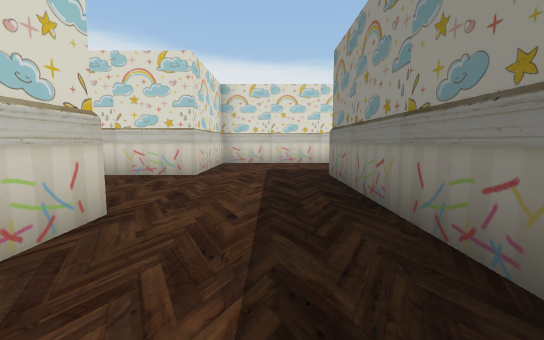
view 1 (above)

24 first-person views from a walk through a Unity game level. The camera is 1.3 m above the floor, tilts 6° down and sees 90° across. The floor is counted in squares, 2 m on a side. Each view is taken from the middle of a square. On the plan, view 1 faces up. The plan holds only what a view shows up to about 9 squares ahead; the rest is blank. The place goes on beyond the plan. The player character is not drawn. Some surface patterns are stand-ins.

view 2
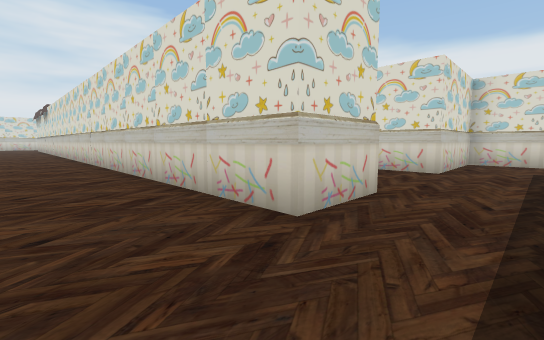

view 3
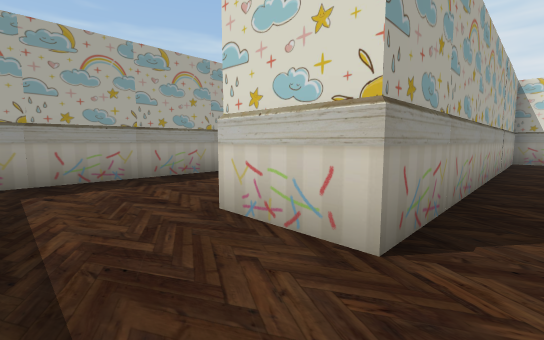

view 4
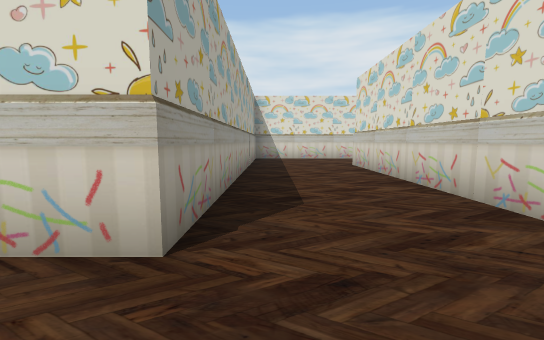

view 5
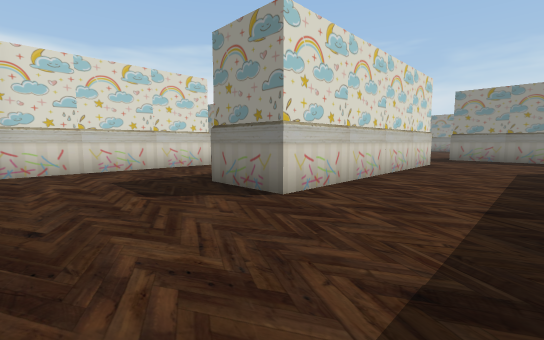

view 6
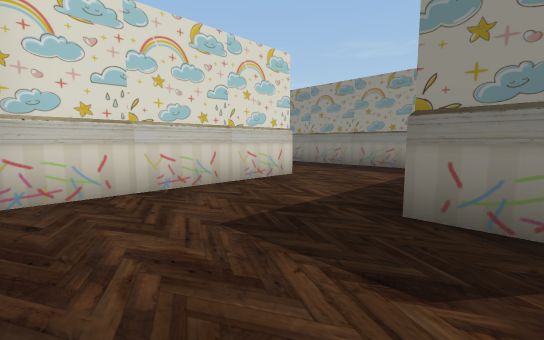

view 7
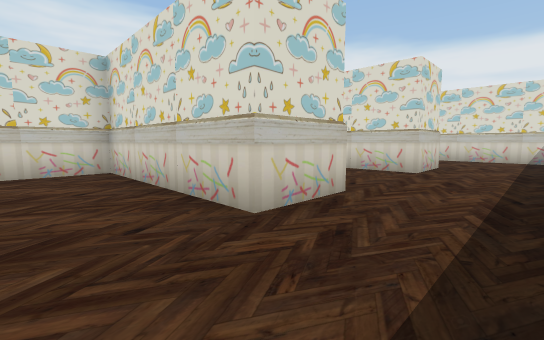

view 8
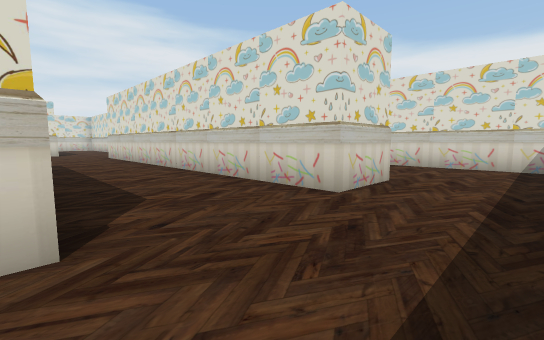

view 9
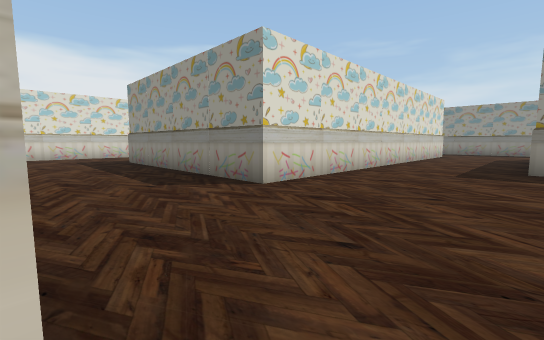

view 10
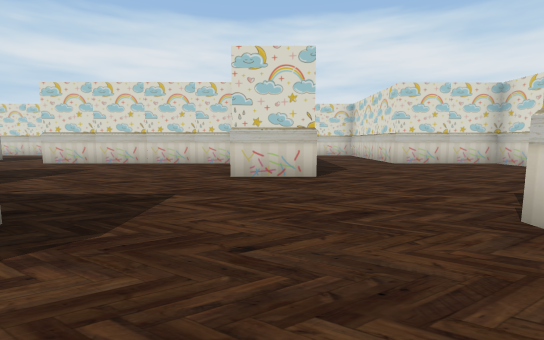

view 11
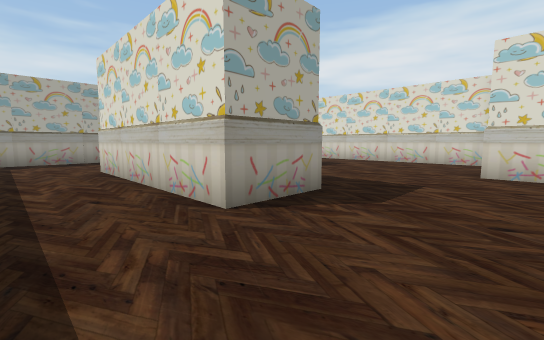

view 12
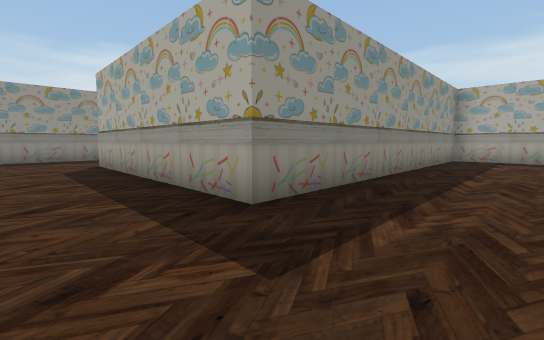

view 13
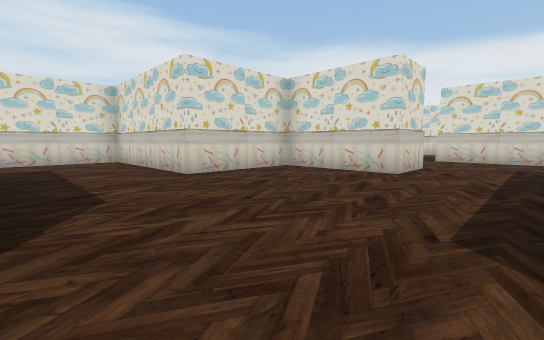

view 14
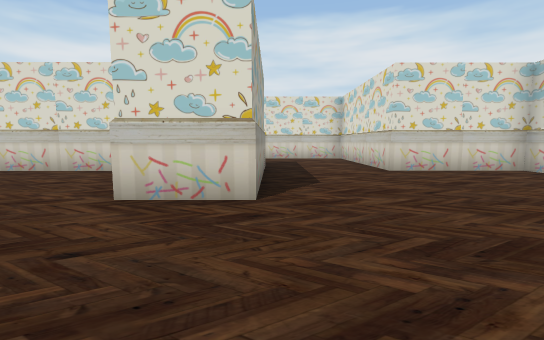

view 15
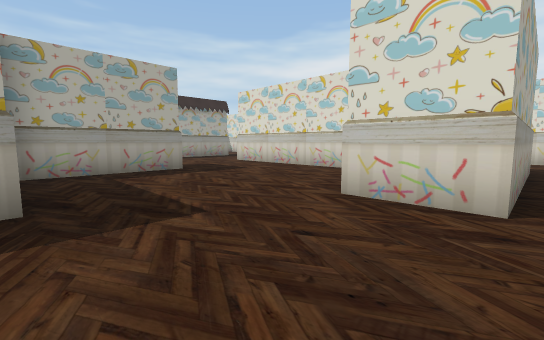

view 16
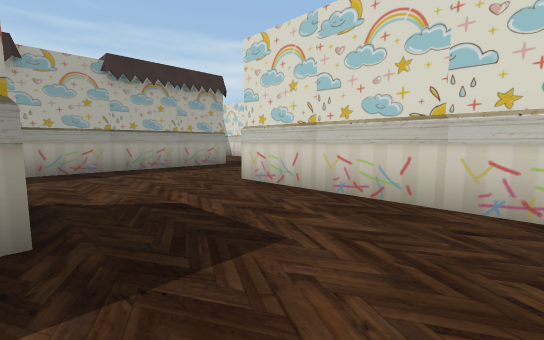

view 17
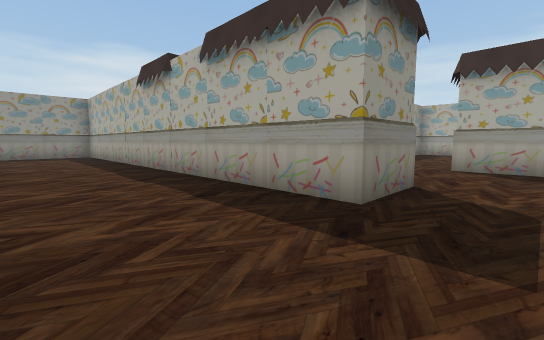

view 18
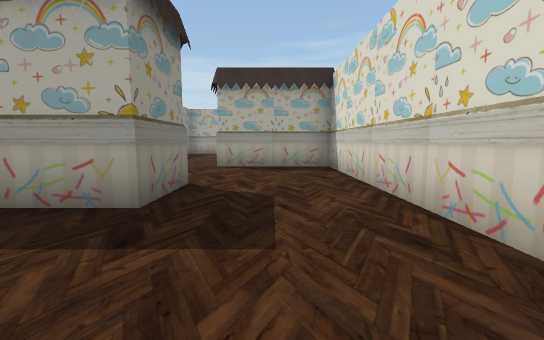

view 19
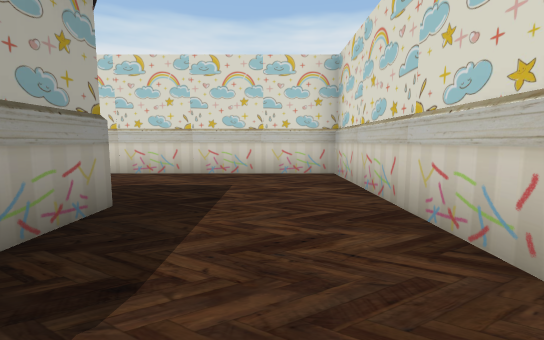

view 20
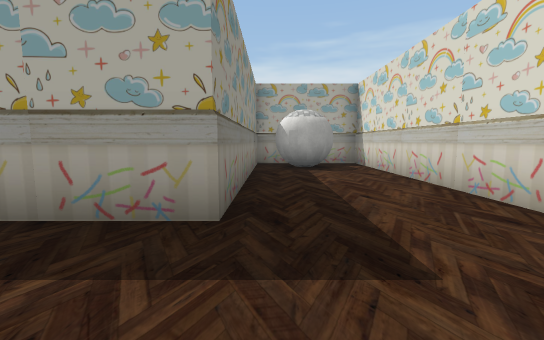

view 21
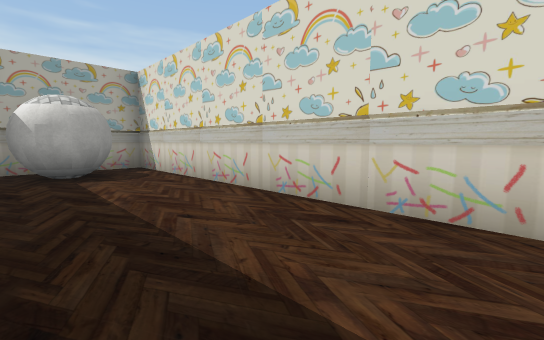

view 22
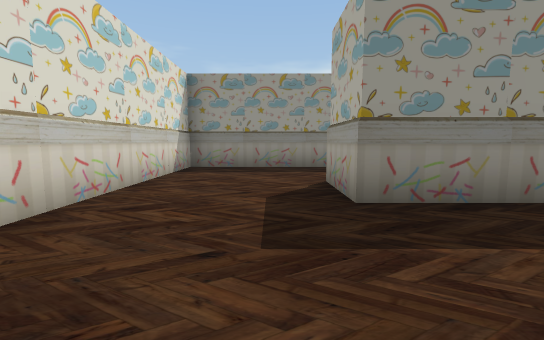

view 23
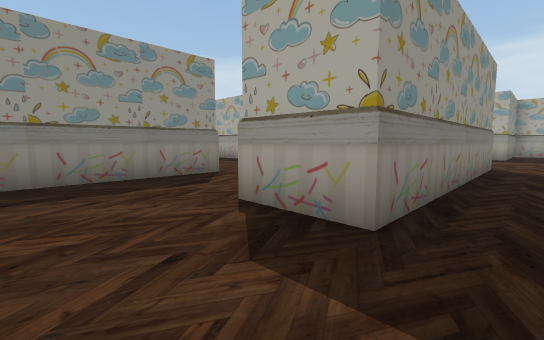

view 24
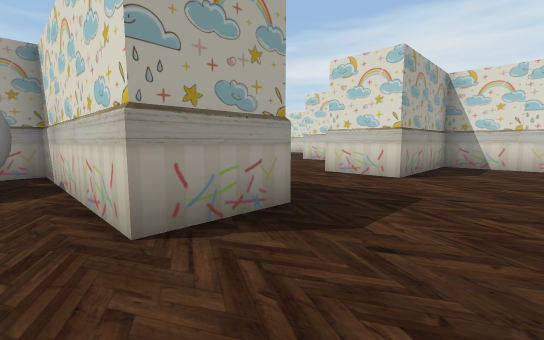

### Floor plan
Key: @ floor where view 1 was taken; # wall or solid block; x gap in a wall; . floor; B block.
Columns run from 27 left of view 1 to 3 right of it. Each row starts with its distance up from view 1.
 23         B#B##B##B
 22     B#.........#
 21      #.........#
 20     B ###..#B..#
 19     B B#B..##..#   B#B##
 18      #.....##. .    ....
 17   B B#.....#B#       ...
 16 ##B###.....#B.       ...
 15 #..........BB B     B#..
 14 B..........##BBBBB#B##..B
 13 B.....B.................#B
 12 #... B  B...............B
 11 B...B#.........#######..#B
 10 B...B#......B..#BBB#B#..#B  BB
  9 #... B..... #..# .......#  B
  8 B.#xB#.....BB..B .......B ...
  7  B..B#...B.#B..# .....    ...
  6   B B#.. B  #..# ...#    #...
  5 #..............BB...B.BB.B..#
  4 B..............#B...........#B
  3 #..............B ...........#
  2 B...B#B#BB#B####B#B#######..#BB
  1 B...   B  B  BBBBB##B#BB#B..#
  0 #....          ............@
 -1 B....          .............
 -2 BB#B.                  BBBB#
 -3     .                   BB B
 -4     ..
 -5     ..

Where each view was taken, in squares from view 1:
view 1: 0 up, 0 right, facing up
view 2: 1 down, 0 right, facing up-left
view 3: 3 up, 0 right, facing down-left
view 4: 3 up, 0 right, facing left
view 5: 3 up, 10 left, facing up-right
view 6: 6 up, 10 left, facing up-right
view 7: 8 up, 4 left, facing up-left
view 8: 11 up, 4 left, facing up-left
view 9: 11 up, 19 left, facing up-right
view 10: 12 up, 14 left, facing left
view 11: 12 up, 13 left, facing down-left
view 12: 13 up, 14 left, facing down-right
view 13: 13 up, 17 left, facing up-left
view 14: 13 up, 16 left, facing left
view 15: 13 up, 16 left, facing down-left
view 16: 9 up, 19 left, facing down-left
view 17: 5 up, 25 left, facing down-right
view 18: 5 up, 25 left, facing down
view 19: 4 up, 21 left, facing left
view 20: 15 up, 24 left, facing down
view 21: 14 up, 24 left, facing down-left
view 22: 21 up, 19 left, facing right
view 23: 22 up, 17 left, facing down-right
view 24: 22 up, 14 left, facing down-left
